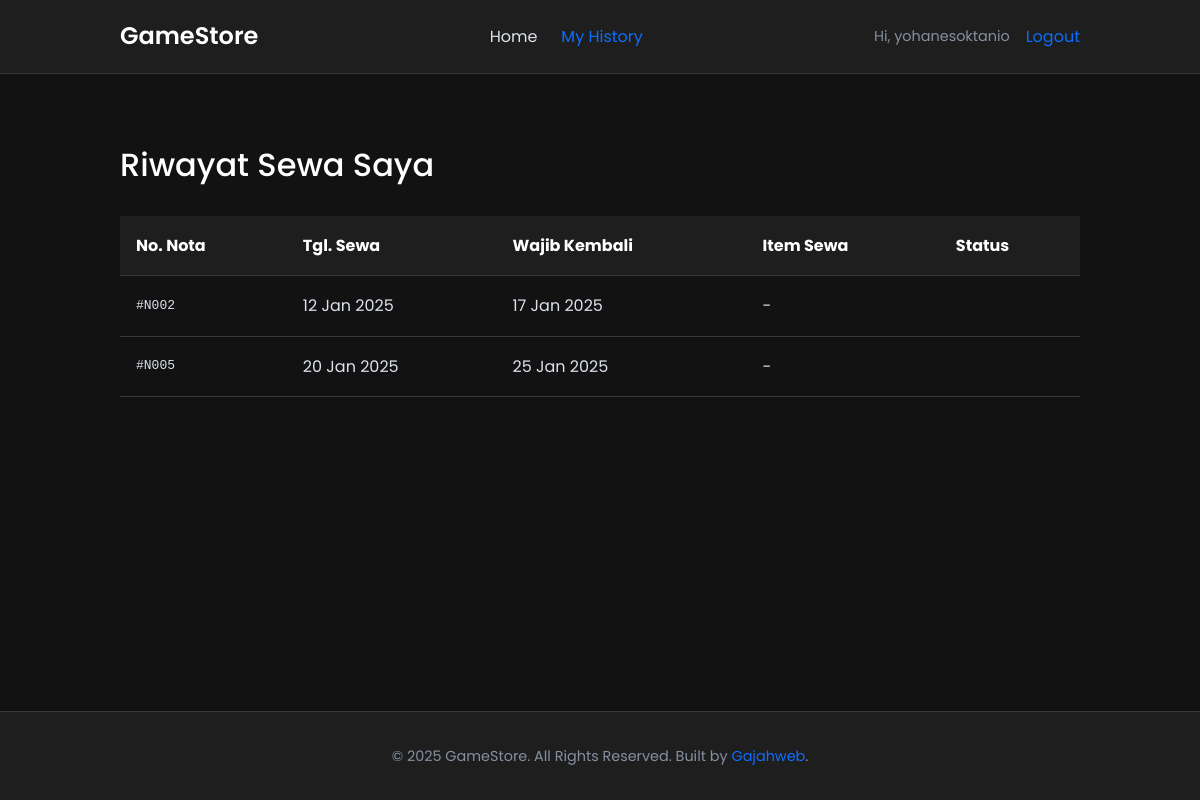
Page /history (signed in) on the earlier database version.
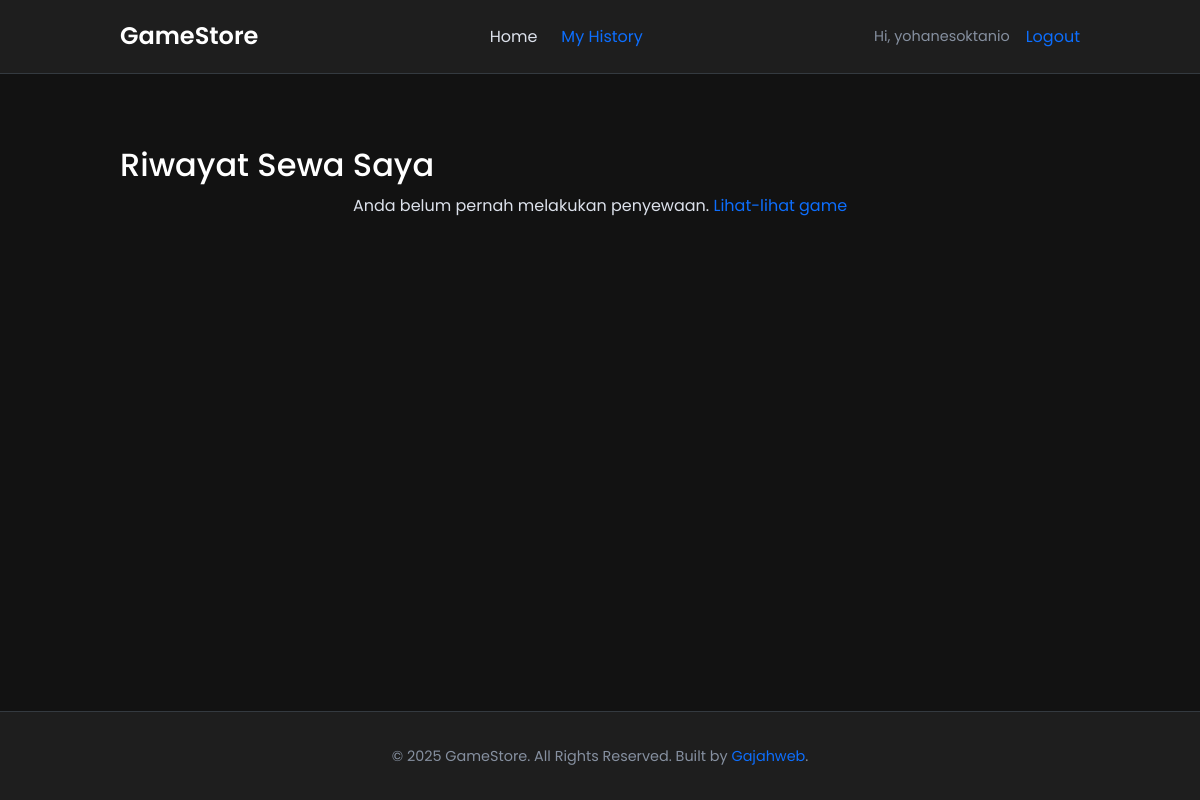
Same page on the later database version.
### tables this page shows
CREATE TABLE `transaksisewa` (
  `NomorNota` varchar(20) NOT NULL,
  `IDPengguna` int(11) NOT NULL,
  `TglSewa` date NOT NULL,
  `TglWajibKembali` date NOT NULL,
  `Status` enum('active','completed','cancelled') NOT NULL DEFAULT 'active',
  `TglTransaksi` timestamp NOT NULL DEFAULT current_timestamp(),
  PRIMARY KEY (`NomorNota`),
  KEY `fk_transaksi_pengguna` (`IDPengguna`)
);

### controllers/user.php (called while the page is built, shortened)
<?php
require_once 'base.php';
require_once 'models/TransaksiModel.php';
class UserController extends BaseController {
    public function history() {
        $transaksiModel = new TransaksiModel($this->db);
        $id_pengguna = (int)$_SESSION['user_id'];
        $transaksi = $transaksiModel->findByUser($id_pengguna);
        foreach ($transaksi as $key => $t) {
            $transaksi[$key]['details'] = $transaksiModel->findDetailsByNomorNota($t['NomorNota']);
        }
        $this->view('user/history', ['title' => 'Riwayat Sewa', 'transaksi' => $transaksi]);
    }
}

### index.php (called while the page is built, shortened)
<?php
require_once 'controllers/base.php';
try {
    $pdo = new PDO("mysql:host=" . DB_HOST . ";dbname=" . DB_NAME . ";charset=utf8mb4", DB_USER, DB_PASS);
    $pdo->setAttribute(PDO::ATTR_ERRMODE, PDO::ERRMODE_EXCEPTION);
    $pdo->setAttribute(PDO::ATTR_DEFAULT_FETCH_MODE, PDO::FETCH_ASSOC);
} catch (PDOException $e) {
    die("Database connection failed: " . $e->getMessage());
}
$request_uri = $_SERVER['REQUEST_URI'];
$request_path = parse_url($request_uri, PHP_URL_PATH);
$path_parts = explode('/', trim($request_path, '/'));
$controllerName = $path_parts[0] ?: 'home';
$methodName = $path_parts[1] ?? 'index';
function loadController($name, $db) {
    $controllerFile = "controllers/{$name}.php";
    if (file_exists($controllerFile)) {
        $className = ucfirst($name) . 'Controller';
        if (class_exists($className)) {
            return new $className($db);
        }
    }
    return null;
}
if ($controllerName === 'home' || $controllerName === '' || $controllerName === 'index.php') {
    $userController = loadController('user', $pdo);
    if ($userController) $userController->index(); else notFound();
} elseif ($controllerName === 'login') {
    $authController = loadController('auth', $pdo);
    if ($authController) $authController->login(); else notFound();
} elseif ($controllerName === 'register') {
    $authController = loadController('auth', $pdo);
    if ($authController) $authController->register(); else notFound();
} elseif ($controllerName === 'logout') {
    $authController = loadController('auth', $pdo);
    if ($authController) $authController->logout(); else notFound();
} elseif ($controllerName === 'history') {
    $userController = loadController('user', $pdo);
    if ($userController) $userController->history(); else notFound();
} elseif ($controllerName === 'game' && $methodName) {
    $userController = loadController('user', $pdo);
    if ($userController) $userController->show($methodName); else notFound();
} elseif ($controllerName === 'rent' && $methodName) {
    $userController = loadController('user', $pdo);
    if ($userController) $userController->rent($methodName); else notFound();
} elseif ($controllerName === 'rate' && $methodName) {
    $userController = loadController('user', $pdo);
    if ($userController) $userController->rate($methodName); else notFound();
} else {
    notFound();
}

### models/TransaksiModel.php (called while the page is built, shortened)
<?php
class TransaksiModel {
    private $db;
    public function __construct($db) {
        $this->db = $db;
    }
    public function findByUser($user_id) {
        $stmt = $this->db->prepare("
            SELECT * FROM transaksisewa
            WHERE IDPengguna = ?
            ORDER BY TglTransaksi DESC
        ");
        $stmt->execute([$user_id]);
        return $stmt->fetchAll(PDO::FETCH_ASSOC);
    }
}

### views/user/history.php (the view, shortened to what this page needs)
<h1>Riwayat Sewa Saya</h1>
<?php if (empty($data['transaksi'])): ?>
    <p style="text-align: center;">Anda belum pernah melakukan penyewaan. <a href="/">Lihat-lihat game</a></p>
<?php else: ?>
    <div class="table-responsive">
        <table class="styled-table">
            <thead>
                <tr>
                    <th>No. Nota</th>
                    <th>Tgl. Sewa</th>
                    <th>Wajib Kembali</th>
                    <th>Item Sewa</th>
                    <th>Status</th>
                </tr>
            </thead>
            <tbody>
                <?php foreach ($data['transaksi'] as $tx): ?>
                    <tr>
                        <td style="font-family: monospace;">#<?= htmlspecialchars($tx['NomorNota'])?></td>
                        <td><?= date('d M Y', strtotime($tx['TglSewa'])) ?></td>
                        <td><?= date('d M Y', strtotime($tx['TglWajibKembali'])) ?></td>
                        <td>
                            <?php if (empty($tx['details'])): ?>
                                <span>-</span>
                            <?php endif; ?>
                        </td>
                        <td>
                            <span class="status status-<?= htmlspecialchars($tx['Status']) ?>"><?= ucfirst(htmlspecialchars($tx['Status'])) ?></span>
                        </td>
                    </tr>
                <?php endforeach; ?>
            </tbody>
        </table>
    </div>
<?php endif; ?>

Differences in the rows shown:
removed transaksisewa: NomorNota "N002", TglSewa "12 Jan 2025", TglWajibKembali "17 Jan 2025"
removed transaksisewa: NomorNota "N005", TglSewa "20 Jan 2025", TglWajibKembali "25 Jan 2025"
Other differences:
text no longer shown: "No. Nota Tgl. Sewa Wajib Kembali Item Sewa Status"
text now shown: "Anda belum pernah melakukan penyewaan. Lihat-lihat game"
